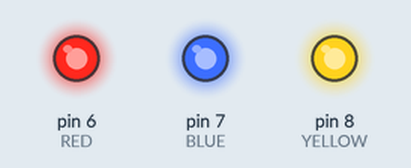
A sketch run on a simulated Arduino Uno, built with avr-gcc and run on an emulated ATmega328P. Shown: output pins drawn as LEDs (lit = HIGH).

Above: at 0.22 s.
At 1.98 s:
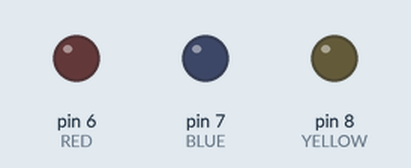
Timing chart, 0 to 3.0 s (numbered marks = the images above):
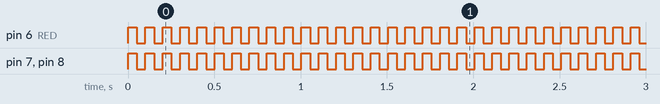

Measured:
- by itself, pin 6 (RED), pin 7 (BLUE), pin 8 (YELLOW): alternates HIGH for 0.05 s and LOW for 0.05 s

The sketch:

Changing_task_priority.ino
```cpp
#include <Arduino_FreeRTOS.h>

#define RED 6
#define BLUE 7
#define YELLOW 8

typedef int TaskProfiler;

TaskProfiler RedLEDProfiler;
TaskProfiler BLUELEDProfiler;
TaskProfiler YELLOWLEDProfiler;

TaskHandle_t blue_Handle, red_Handle, yellow_Handle;

void setup() {
  Serial.begin(9600);
  xTaskCreate(redLedControllerTask, "RED LED", 100, NULL, 1, &red_Handle);
  xTaskCreate(blueLedControllerTask, "BLUE LED", 100, NULL, 1, &blue_Handle);
  xTaskCreate(yellowLedControllerTask, "YELLOW LED", 100, NULL, 1, &yellow_Handle);
}

void redLedControllerTask(void *pvParameters) {
  pinMode(RED, OUTPUT);
  while (1) {
    digitalWrite(RED, digitalRead(RED) ^ 1);
    delay(50);
  }
}

void blueLedControllerTask(void *pvParameters) {
  pinMode(BLUE, OUTPUT);
  while (1) {
    digitalWrite(BLUE, digitalRead(BLUE) ^ 1);
    delay(50);
  }
}

void yellowLedControllerTask(void *pvParameters) {
  pinMode(YELLOW, OUTPUT);
  while (1) {
    digitalWrite(YELLOW, digitalRead(YELLOW) ^ 1);
    vTaskPrioritySet(red_Handle, 2);
    delay(50);
  }
}

void loop() {}
```
